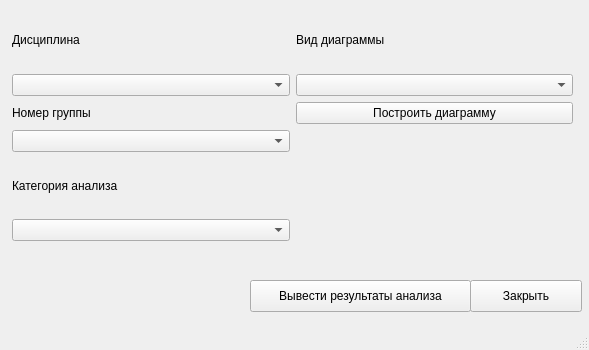
<?xml version="1.0" encoding="UTF-8"?>
<ui version="4.0">
 <class>MainWindow</class>
 <widget class="QMainWindow" name="MainWindow">
  <property name="geometry">
   <rect>
    <x>0</x>
    <y>0</y>
    <width>589</width>
    <height>350</height>
   </rect>
  </property>
  <property name="windowTitle">
   <string>Аналитика</string>
  </property>
  <widget class="QWidget" name="centralwidget">
   <widget class="QWidget" name="gridLayoutWidget">
    <property name="geometry">
     <rect>
      <x>12</x>
      <y>12</y>
      <width>561</width>
      <height>229</height>
     </rect>
    </property>
    <layout class="QGridLayout" name="gridLayout">
     <item row="1" column="1">
      <widget class="QComboBox" name="comboBox_3"/>
     </item>
     <item row="3" column="0">
      <widget class="QComboBox" name="comboBox_2"/>
     </item>
     <item row="2" column="0">
      <widget class="QLabel" name="label_2">
       <property name="text">
        <string>Номер группы</string>
       </property>
      </widget>
     </item>
     <item row="0" column="0">
      <widget class="QLabel" name="label">
       <property name="text">
        <string>Дисциплина</string>
       </property>
      </widget>
     </item>
     <item row="4" column="0">
      <widget class="QLabel" name="label_4">
       <property name="text">
        <string>Категория анализа</string>
       </property>
      </widget>
     </item>
     <item row="2" column="1">
      <widget class="QPushButton" name="pushButton">
       <property name="text">
        <string>Построить диаграмму</string>
       </property>
      </widget>
     </item>
     <item row="0" column="1">
      <widget class="QLabel" name="label_3">
       <property name="text">
        <string>Вид диаграммы</string>
       </property>
      </widget>
     </item>
     <item row="5" column="0">
      <widget class="QComboBox" name="comboBox_4"/>
     </item>
     <item row="1" column="0">
      <widget class="QComboBox" name="comboBox"/>
     </item>
    </layout>
   </widget>
   <widget class="QPushButton" name="pushButton_2">
    <property name="geometry">
     <rect>
      <x>470</x>
      <y>280</y>
      <width>112</width>
      <height>32</height>
     </rect>
    </property>
    <property name="text">
     <string>Закрыть</string>
    </property>
   </widget>
   <widget class="QPushButton" name="pushButton_3">
    <property name="geometry">
     <rect>
      <x>250</x>
      <y>280</y>
      <width>221</width>
      <height>32</height>
     </rect>
    </property>
    <property name="text">
     <string>Вывести результаты анализа</string>
    </property>
   </widget>
  </widget>
  <widget class="QStatusBar" name="statusbar"/>
 </widget>
 <resources/>
 <connections/>
</ui>
